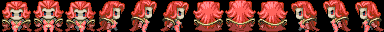

Rendered tile map (Tiled .tmx) drawn with the repository's tilesets; below, a short description and the map source with its tile grids summarised:
An orthogonal 12x1 tile map with 32x32 px tiles, 1 tile layer (sprite).

<map version="1.0" orientation="orthogonal" width="12" height="1" tilewidth="32" tileheight="32">
 <tileset firstgid="1" name="monsters-32x32" tilewidth="32" tileheight="32">
  <image source="monsters-32x32.png" width="384" height="256" />
 </tileset>
 <layer name="sprite" width="12" height="1">
  <data>[12 cells, 12 non-empty, 12 distinct tile ids]</data>
 </layer>
</map>
